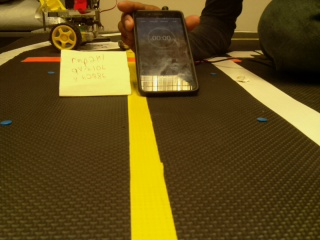
#> input picture hw4/student_captured_image_set/homography_calibration.jpg, 320 x 240 px
$ python -i ta_test.py   (imports and definitions only)   (Python 2 division)   (older library calls are emulated)
#> lines starting #> are read from the running program, lines starting #| are printed output that depends on the picture; after the words box and inside, x2 and y2 are one past the last pixel; in counts of white or black regions, pixels touching at a corner belong together
from copy import copy
import cv2
import numpy as np
from time import sleep
from cv2 import RHO, waitKey

pts_src = np.empty((0, 2), dtype = np.int32)

ORANGE_HUE = 8.71
YELLOW_HUE = 28.4
ORANGE_AREA_THRESH = 5000
ONE_EIGHTY = 17

# Move forward by 3 encoding
def my_fwd(x=3):
    enc_tgt(1, 1, x)
    fwd()

# Move backward by 3 encoding
def my_bwd(x=4):
    enc_tgt(1, 1, x)
    bwd()

# Turn right by 1 encoding
def my_right(x=1):
    enc_tgt(1, 1, x)
    right_rot()

# Turn left by 1 encoding
def my_left(x=1):
    enc_tgt(1, 1, x)
    left_rot()

# Mouse handler for select rectangular region
# [8 lines left out: function mouseHandler, not called in this run]

"""
Given an image frame, display the image, prompting the user to select rectangular region
"""
# [10 lines left out: function drawRegionCorners, not called in this run]

"""
Computer mean HSV value coordinates of corners of region
"""
# [8 lines left out: function getHSVThreshold, not called in this run]

"""
Remove noise and small artifacts from binary image
by applying Gaussian blur, erosion and dilation
"""
def filter(mask):
    # Gaussian blur
    blur = cv2.GaussianBlur(mask, (5,5), 0)
    kernel = np.ones((5,5),np.uint8)

    # Erode then dilate
    final = cv2.morphologyEx(blur, cv2.MORPH_OPEN, kernel)
    return final

def findLargestBlobArea(bin_img):
    x_avg = 0
    y_avg = 0
    for i in range(len(bin_img)):
        for j in range(len(bin_img[i])):
            if bin_img[i][j]:
                x_avg += j
                y_avg += i

    x_avg /= len(bin_img[0])
    y_avg /= len(bin_img)

    im2, contours, hierarchy = cv2.findContours(bin_img,cv2.RETR_TREE,cv2.CHAIN_APPROX_SIMPLE)

    biggest_contour = 0
    biggest_area = -1
    for i in contours:
        if cv2.contourArea(i) > biggest_area:
            biggest_area = cv2.contourArea(i)
            biggest_contour = copy(i)

    M = cv2.moments(biggest_contour)

    return biggest_area

def checkOrange(hsv_frame):
    lower_color = np.array([ORANGE_HUE-10, 100, 100])
    upper_color = np.array([ORANGE_HUE+10, 255, 255])
    mask = cv2.inRange(hsv_frame, lower_color, upper_color)
    final = filter(mask)
    cv2.imshow("orange", final)
    cv2.imwrite("ta_supplied_image_set/stop_sign_filtered.jpg", final)
    p_area = findLargestBlobArea(final)

    return p_area > ORANGE_AREA_THRESH


# [105 lines left out: function main, not called in this run]


# [2 lines not run here, left out]

>>> import cv2
>>> picture = cv2.imread('student_captured_image_set/homography_calibration.jpg')
#> picture is the input picture: shape (240, 320, 3); mean B, G, R 25.6, 78.6, 98.9
>>> result = checkOrange(picture)
#> in checkOrange, `mask = cv2.inRange(hsv_frame, lower_color, upper_color)`:
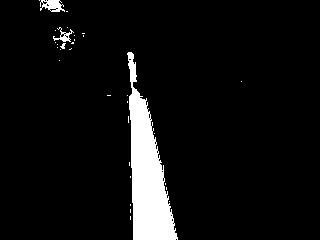
#> mask: shape (240, 320); 6.5% white; 33 white regions (29 under 20 px)
#> in filter, `blur = cv2.GaussianBlur(mask, (5,5), 0)`:
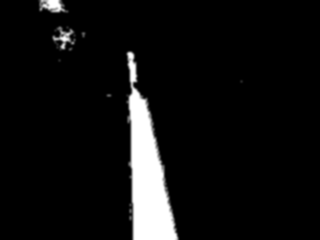
#> blur: shape (240, 320); min 0, max 255, mean 16.5
#> after the loop in findLargestBlobArea, `for i in range(len(bin_img)):`: x_avg = 910535; y_avg = 993895
#> in findLargestBlobArea, `x_avg /= len(bin_img[0])`: x_avg = 2845
#> in findLargestBlobArea, `y_avg /= len(bin_img)`: y_avg = 4141
#> in findLargestBlobArea, `im2, contours, hierarchy = cv2.findContours(bin_img,cv2.RETR_TREE,cv2...`: contours = 8 contours, 3 with area under 20; largest, box (x1, y1, x2, y2) and area: (125, 50, 180, 240) 5508, (51, 25, 77, 52) 517, (37, 0, 70, 14) 350, (80, 31, 87, 39) 37, (105, 93, 113, 98) 28
#> the loop in findLargestBlobArea, `for i in contours:` made 8 passes
#> (biggest_area, biggest_contour) on pass 1: (28, [[105, 93], [105, 97], [112, 97], [112, 93]])
#> biggest_area on pass 4: 5508
#> after the loop in findLargestBlobArea, `for i in contours:`: biggest_area = 5508; biggest_contour = contour of 134 points, box (x1, y1, x2, y2) (125, 50, 180, 240), area 5508
#> in findLargestBlobArea, `M = cv2.moments(biggest_contour)`: M = moments, m00 5508, centre m10/m00, m01/m00 = (146.1, 168.1)
#> in checkOrange, `p_area = findLargestBlobArea(final)`: p_area = 5508
#> result = True
